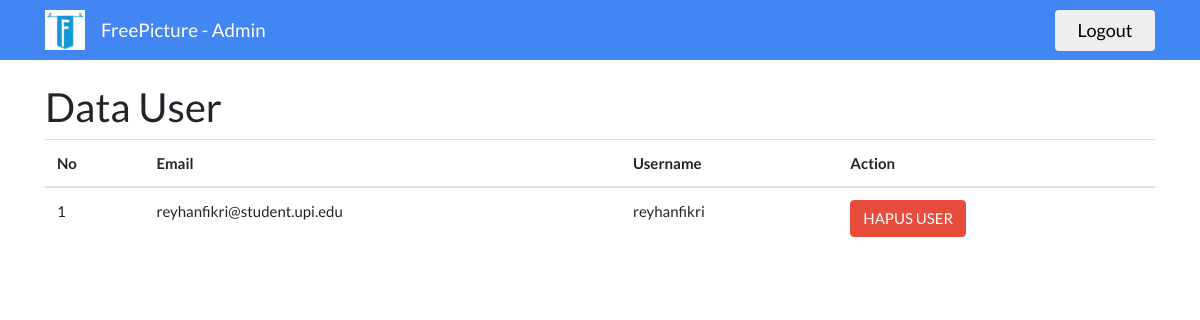
The app's page /admin (signed in), older data.
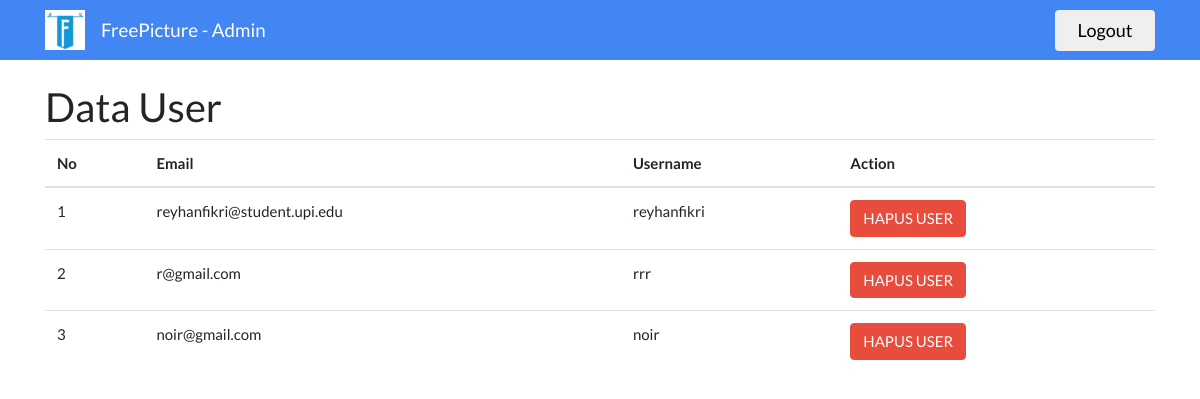
The same page, newer data.
### tables this page shows
CREATE TABLE `t_user` (
  `id` int(11) NOT NULL,
  `id_role` int(11) NOT NULL,
  `email` varchar(100) NOT NULL,
  `username` varchar(100) NOT NULL,
  `password` varchar(100) NOT NULL
);

### application/controllers/Admin.php (called while the page is built, shortened)
<?php
class Admin extends CI_Controller {
	public function __construct()
	{
		$this->load->model(array('UserModel', 'CookieModel'));
	}
	public function index()
	{
		$cookie = $this->CookieModel->getCookie();
		if ($cookie !== null){
			$user_data = $this->UserModel->getUserData($cookie);
			if ($user_data->id_role == 1){
				redirect(site_url());
			}else{
				$data['data'] = $this->UserModel->getAllUserData();
				$this->load->view('v_admin', $data);
			}
		}else{
			redirect(site_url());
		}
	}
}

### index.php (called while the page is built, shortened)
<?php
require_once BASEPATH.'core/CodeIgniter.php';

### application/models/UserModel.php (called while the page is built, shortened)
<?php
	class UserModel extends CI_Model {
		public function getAllUserData(){
			$query = $this->db->query("SELECT id, email, username FROM t_user WHERE id_role = 1;");
			return $query->result_array();
		}
	}
?>

### application/views/v_admin.php (the view, shortened to what this page needs)
<!DOCTYPE html>
<html>
<head>
    <link href="<?php echo site_url('assets/css/bootswatch/bootstrap.min.css') ?>" rel="stylesheet">
    <link href="<?php echo site_url('assets/css/bootswatch/style.css') ?>" rel="stylesheet">
</head>
<body>
	<nav class="navbar navbar-expand-lg navbar-light navcolor" style="height: 60px;">
	  <div class="container">
		  <a class="navbar-brand" href="<?php echo site_url('admin') ?>"><img height="40px" width="40px" src="<?php echo site_url('assets/img/WebsiteLogo2.png') ?>"></a>
		  <a class="navbar-brand" style="color: white; " href="<?php echo site_url('admin') ?>">FreePicture - Admin</a>
		  <div class="collapse navbar-collapse" id="navbarColor01">
		      <button style="width: 100px; font-size: 18px;" class="btn btn-default" onclick="location.href='<?php echo site_url('logout'); ?>'">Logout</button>
		  </div>
	  </div>
	</nav>
	<br>
	<div class="container">
		<h2>Data User</h2>
		<table class="table table-hover">
			<thead>
		    <tr>
		      <th scope="col">No</th>
		      <th scope="col">Email</th>
		      <th scope="col">Username</th>
		      <th scope="col">Action</th>
		    </tr>
		  </thead>
		  <tbody>
		  	<?php $i = 1; foreach ($data as $key) { ?>
		  	  <tr>
		  	  	<td><?php echo $i; ?></td>
		  	  	<td><?php echo $key['email']; ?></td>
		  	  	<td><?php echo $key['username']; ?></td>
		  	  	<td><a href="<?php echo site_url('admin/hapus_user/'.$key['id']); ?>" class="btn btn-danger">HAPUS USER</a></td>
		  	  </tr>
		  	<?php $i++; } ?>
		  </tbody>
		</table>
	</div>
</body>
</html>

### assets/css/bootswatch/style.css (style rules this page uses)
.navcolor { background-color: #4286f4; }

Row changes from the older to the newer data that the page shows:
added t_user: email "r@gmail.com", username "rrr"
added t_user: email "noir@gmail.com", username "noir"
